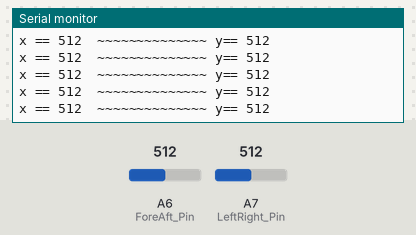
This sketch was run on a simulated Arduino Nano, built with avr-gcc and run on an emulated ATmega328P. Parts: the last lines printed to the serial monitor. The test bench sets the inputs (shaded band); at power-on: A6 (ForeAft_Pin) = 512, A7 (LeftRight_Pin) = 512. No radio packets arrive unless stated.

Above: at 1.2 s.
1.3 s: A6 (ForeAft_Pin) set to 105
At 2.2 s:
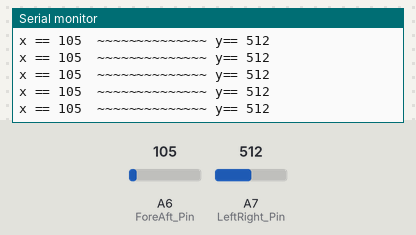
4.3 s: A6 (ForeAft_Pin) set to 93
At 5.1 s:
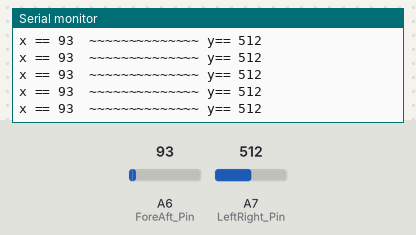
7.3 s: A7 (LeftRight_Pin) set to 108
At 8.3 s:
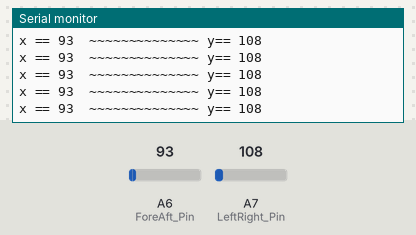
10.3 s: A7 (LeftRight_Pin) set to 95
At 11.0 s:
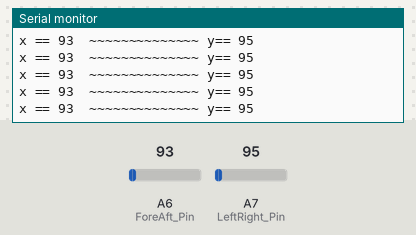
Timing chart, 0 to 13.3 s (numbered marks = the images above; inputs shaded):
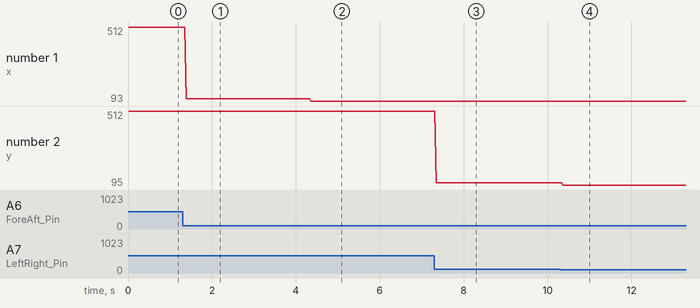

Measured:
- after the input at 1.3 s, the serial monitor: prints a new line after 0.09 s (image 1)
- after the input at 4.3 s, the serial monitor: prints a new line after 0.06 s (image 2)
- after the input at 7.3 s, the serial monitor: prints a new line after 0.05 s (image 3)
- after the input at 10.3 s, the serial monitor: prints a new line after 0.07 s (image 4)
- plotted number 1: 512 → 105 after the input at 1.3 s, 105 → 93 after the input at 4.3 s
- plotted number 2: 512 → 108 after the input at 7.3 s, 108 → 95 after the input at 10.3 s

The sketch:

NRF24_Transmitter_Advance.ino.ino
```cpp
/* Transmitter Code
   Code to read Joystick position and transmit it with a RF24L01+ to a receiver
*/

#include <SPI.h>
#include <RF24.h>

// Radio Configuration

RF24 radio(9, 10);
byte addresses[][6] = {"1Node", "2Node"};
bool radioNumber = 1;
bool role = 1;  //Control transmit 1/receive 0

// Decide where you are going to plug the joystick into the circuit board.

int ForeAft_Pin = A6;        // Plug Joystick Fore/Aft into Analog pin 0
int LeftRight_Pin = A7;      // Plug Joystick Left/Right into Analog pin 1

// Create variables to read joystick values
int input[2];


// Create variables to transmit servo value

int ForeAft_Output;       // Expected range 0 - 180 degrees
int LeftRight_Output;     // Expected range 0 - 180 degrees

void setup() {
  Serial.begin(9600);                   // Get ready to send data back for debugging purposes
  radio.begin();                        // Get the transmitter ready
   radio.setChannel(108);  // 2.508 Ghz - Above most Wifi Channels
  radio.setDataRate(RF24_250KBPS); // Fast enough.. Better range

  // Set the Power Amplifier Level low to prevent power supply related issues since this is a
  // getting_started sketch, and the likelihood of close proximity of the devices. RF24_PA_MAX is default.
  // PALevelcan be one of four levels: RF24_PA_MIN, RF24_PA_LOW, RF24_PA_HIGH and RF24_PA_MAX
  radio.setPALevel(RF24_PA_LOW);
  //   radio.setPALevel(RF24_PA_MAX);
  radio.openWritingPipe(addresses[1]);  // Where we send data out
  //radio.openReadingPipe(role, addresses[0]); // Where we receive data back
  radio.stopListening();
}
void loop() {
  input[0] = analogRead(ForeAft_Pin);
  input[1] =analogRead(LeftRight_Pin);   // Read the Left/Right joystick value


radio.write(&input, sizeof(input));
delay(5);//Send ForeAft data

 // radio.startListening();
    Serial.print("x == ");
     Serial.print(analogRead(ForeAft_Pin));
     Serial.print("  ~~~~~~~~~~~~~~ y== ");
     Serial.println(analogRead(LeftRight_Pin));// Get ready to receive confirmation from receiver
}
```
